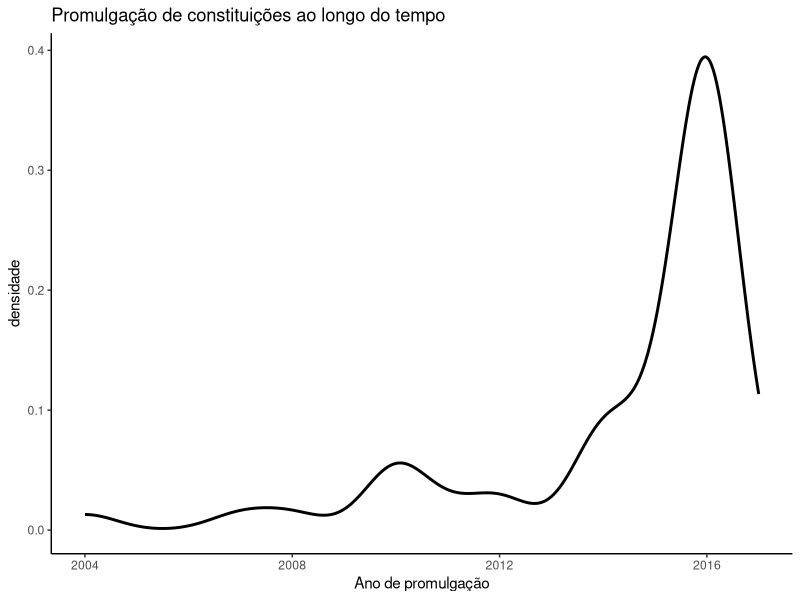
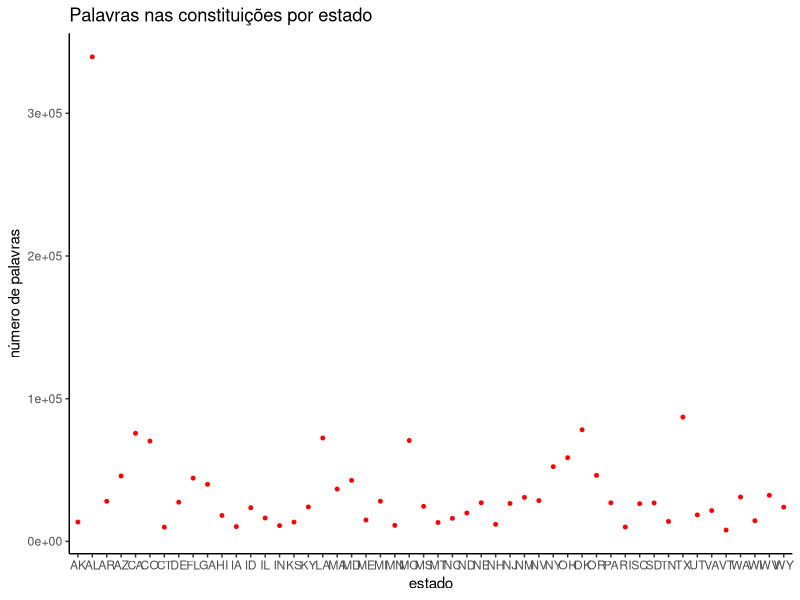

Source code (R) for these figures, in order:
## ---- chunk 1
library(readr)
library(readxl)
library(tidyverse)

state_constitutions_word_count <- read_excel("state_constitutions_word_count.xlsx")
## ---- chunk 2
glimpse (state_constitutions_word_count)
## ---- chunk 3
state_constitutions_word_count <- state_constitutions_word_count %>% select(state, constitution_year, current_constitution, total_words) %>% #selecionando as variaveis de interesse - nome do estado, ano da constituição, constituição atual e total de palavras
  filter(current_constitution == 1) #filtrando apenas as constituições vigentes

## ---- chunk 4
View(state_constitutions_word_count)
## ---- chunk 5

state_abrev <- read_excel("states_and_abbreviations.xlsx") #chamando a base de dados para colocar as abreviações 

state_constitutions_word_count <- state_constitutions_word_count %>% arrange(state) #ordenando por nome do Estado a primeira bases de dados para poder juntar

state_constitutions_word_count <- state_constitutions_word_count %>% left_join(state_abrev, by = "state")#juntando as bases de dados a partir da coluna "states"

state_constitutions_word_count <- state_constitutions_word_count %>% rename (abv_state=abbreviation) #renomeando o nome da variável que indica a abreviação dos nomes dos estados
## ---- chunk 6
state_constitutions_word_count <- state_constitutions_word_count %>% arrange(constitution_year) #ordenando em ordem crescente da mais antiga à mais nova constituição

state_constitutions_word_count %>% select(constitution_year) %>% head(1) #acessando a data mais antiga das constituições  R: 2004

state_constitutions_word_count %>% select(constitution_year) %>% tail(1)
#acessando a data mais recenteas constituições R: 2017
## ---- chunk 7
grafico1 <- state_constitutions_word_count %>% ggplot(aes(x=constitution_year)) +# estabelecendo o eixo x - univa variavel que será ano
  geom_density(color="black", size=1)+ #definindo a cor e o tamanho da linha 
  theme_classic() +  #estabelecendo o tema do gráfico
  labs(title = "Promulgação de constituições ao longo do tempo",
       x = "Ano de promulgação",
       y = "densidade") #nomeando os eixos

grafico1                                      
## ---- chunk 8
state_constitutions_word_count <- state_constitutions_word_count %>% arrange(total_words)
## ---- chunk 9
grafico2 <- ggplot(state_constitutions_word_count, aes(x=abv_state, y=total_words)) + #definindo os dados a serem projetados nos eixos x e y
  geom_point(color="red", size=1, fill="red") + #definindo a geometria scatter com cor de contorno e preenchimento vermelhas e o tamanho do preenchimento
  theme_classic() +  #definindo o tema classico
  labs(title = "Palavras nas constituições por estado", x = "estado",
       y = "número de palavras") #nomeando o gráfico e os eixos

grafico2
